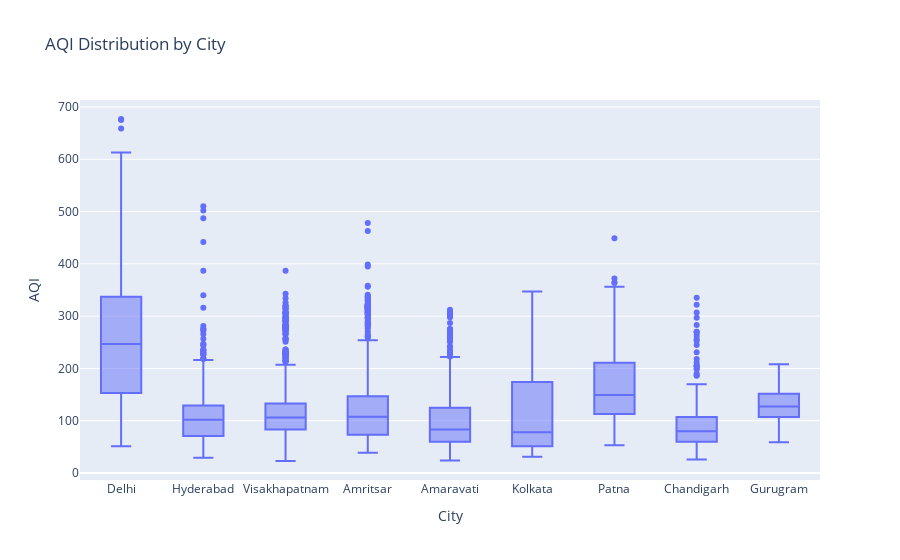

Notebook code for this chart:
### Markdown cell above
#### AQI Distribution by City

### Code cell
# AQI Distribution by City
fig2 = px.box(data, x='City', y='AQI', title='AQI Distribution by City')
fig2.update_layout(xaxis={'categoryorder':'total descending'})
fig2.show()

### Figure 1 — Plotly figure (JSON) as saved in the notebook; plotly's stock layout.template omitted (floating-point values rounded to 4 significant figures; data arrays with more than 128 entries replaced by an {"elided": "..."} marker saying what was removed)
{"data": [{"alignmentgroup": "True", "hovertemplate": "City=%{x}<br>AQI=%{y}<extra></extra>", "legendgroup": "", "marker": {"color": "#636efa"}, "name": "", "notched": false, "offsetgroup": "", "orientation": "v", "showlegend": false, "type": "box", "x": {"elided": "6236 str values"}, "x0": " ", "xaxis": "x", "y": {"elided": "6236 float values"}, "y0": " ", "yaxis": "y"}], "layout": {"boxmode": "group", "legend": {"tracegroupgap": 0}, "title": {"text": "AQI Distribution by City"}, "xaxis": {"anchor": "y", "categoryorder": "total descending", "domain": [0, 1], "title": {"text": "City"}}, "yaxis": {"anchor": "x", "domain": [0, 1], "title": {"text": "AQI"}}}}
